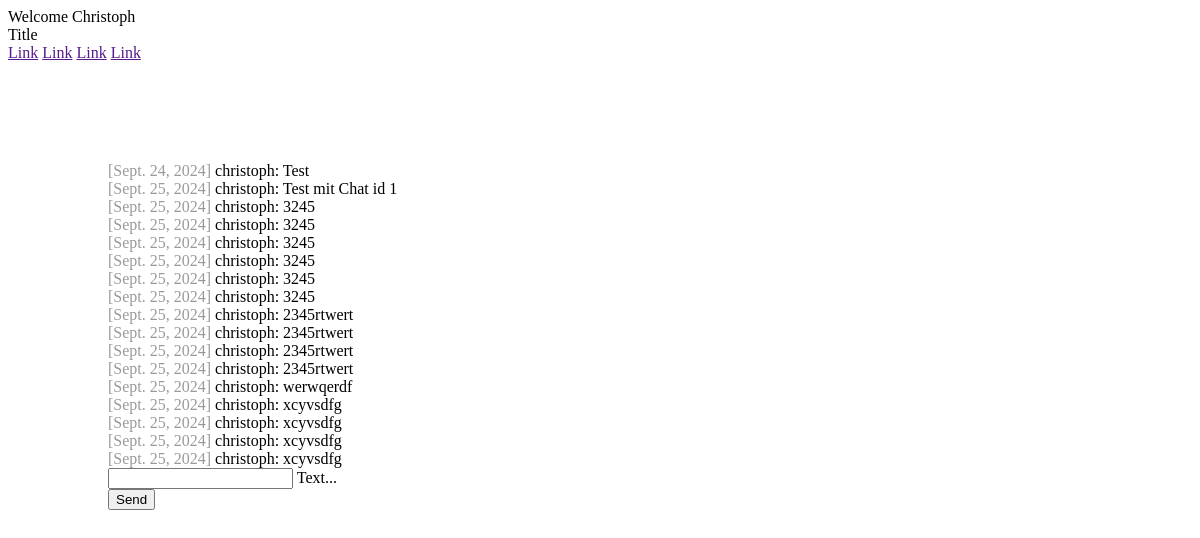
Page /chat/ (signed in) on the committed database.
### chat/models.py (models this page shows)
class Message(models.Model):
    text = models.CharField(max_length=500)
    created_at = models.DateField(default=date.today)
    chat = models.ForeignKey(Chat, on_delete=models.CASCADE, related_name='chat_messages_set', default=None, blank=True, null=True)
    author = models.ForeignKey(settings.AUTH_USER_MODEL, on_delete=models.CASCADE, related_name='author_messages')
    receiver = models.ForeignKey(settings.AUTH_USER_MODEL, on_delete=models.CASCADE, related_name='receiver_messages')

### chat/views.py (the view, shortened to what this page needs)
# urls.py: path('chat/', index),
@login_required(login_url="/login/")
def index(request):
    chatMessages = Message.objects.filter(chat__id=1)
    return render(request, "chat/index.html", {"messages": chatMessages})

### chat/templates/chat/index.html (shortened to what this page needs)
{% extends "base.html" %}
{% block content %}
{% if request.user.is_authenticated %} {% for message in messages %}
<div>
  <span class="color-gray">[{{ message.created_at }}]</span> {{ message.author}}: {{ message.text }}
</div>
{% endfor %}
<form action="/chat/" method="post">
  <div class="mdl-textfield mdl-js-textfield mdl-textfield--floating-label">
    <input
      class="mdl-textfield__input"
      name="textmessage"
      type="text"
      id="sample3"
    />
    <label class="mdl-textfield__label" for="sample3">Text...</label>
  </div>
  <button
    class="mdl-button mdl-js-button mdl-button--raised mdl-js-ripple-effect mdl-button--accent"
  >
    Send
  </button>
</form>
{% else %}
<h1>Nicht eingeloggt</h1>
<p>
  Du bist aktuell nicht eingeloggt. Zum einloggen bitte
  <a href="/login/">hier</a> klicken.
</p>
{% endif %}
{% endblock %}

### templates/base.html (shortened to what this page needs)
<!DOCTYPE html>
<html lang="en">
  <head>
    {% load static %}
    <link
      rel="stylesheet"
      href="https://code.getmdl.io/1.3.0/material.indigo-pink.min.css"
    />
    <link rel="stylesheet" href="{% static 'css/style.css' %}">
  </head>
  <body>
    <div class="mdl-layout mdl-js-layout mdl-layout--fixed-header">
      <header class="mdl-layout__header">
        <div class="mdl-layout__header-row">
          <span class="mdl-layout-title">
            {% if request.user.is_authenticated %}
            Welcome {{ request.user.first_name }}
            {% else %}
            Welcome! Please log in.
            {%endif %}
          </span>
        </div>
      </header>
      <div class="mdl-layout__drawer">
        <span class="mdl-layout-title">Title</span>
        <nav class="mdl-navigation">
          <a class="mdl-navigation__link" href="">Link</a>
          <a class="mdl-navigation__link" href="">Link</a>
          <a class="mdl-navigation__link" href="">Link</a>
          <a class="mdl-navigation__link" href="">Link</a>
        </nav>
      </div>
      <main class="mdl-layout__content">
        <div class="page-content">
            {% block content %}
            {% endblock %}
        </div>
      </main>
    </div>
  </body>
</html>

### static/css/style.css (style rules this page uses)
.color-gray { color: rgba(0, 0, 0, 0.4); }
.page-content { padding: 100px; }

### rows in the picture
Message: created_at "Sept. 24, 2024", author "christoph", text "Test"
Message: created_at "Sept. 25, 2024", author "christoph", text "Test mit Chat id 1"
Message: created_at "Sept. 25, 2024", author "christoph", text "3245"
Message: created_at "Sept. 25, 2024", author "christoph", text "3245"
Message: created_at "Sept. 25, 2024", author "christoph", text "3245"
Message: created_at "Sept. 25, 2024", author "christoph", text "3245"
Message: created_at "Sept. 25, 2024", author "christoph", text "3245"
Message: created_at "Sept. 25, 2024", author "christoph", text "3245"
Message: created_at "Sept. 25, 2024", author "christoph", text "2345rtwert"
Message: created_at "Sept. 25, 2024", author "christoph", text "2345rtwert"
Message: created_at "Sept. 25, 2024", author "christoph", text "2345rtwert"
Message: created_at "Sept. 25, 2024", author "christoph", text "2345rtwert"
Message: created_at "Sept. 25, 2024", author "christoph", text "werwqerdf"
Message: created_at "Sept. 25, 2024", author "christoph", text "xcyvsdfg"
Message: created_at "Sept. 25, 2024", author "christoph", text "xcyvsdfg"
Message: created_at "Sept. 25, 2024", author "christoph", text "xcyvsdfg"
Message: created_at "Sept. 25, 2024", author "christoph", text "xcyvsdfg"

### other values in the picture
{{ request.user.first_name }} "Christoph"
